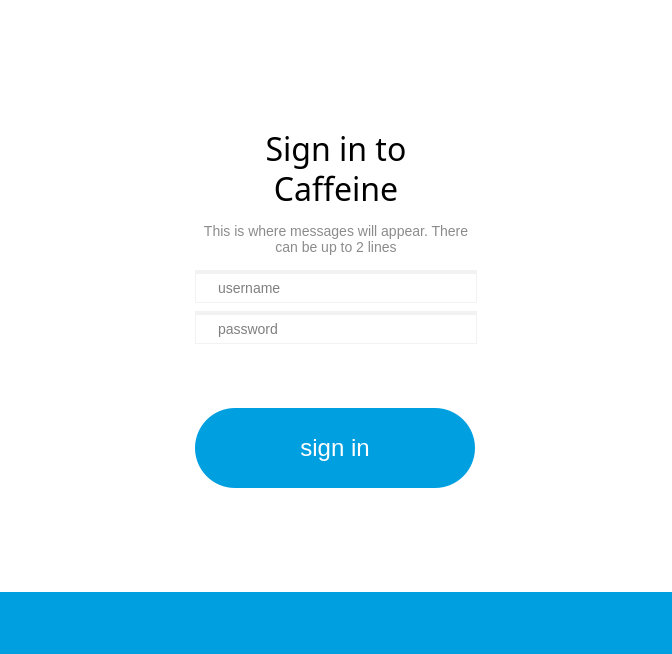
<?xml version="1.0" encoding="UTF-8"?>
<ui version="4.0">
 <class>CaffeineSignInDialog</class>
 <widget class="QDialog" name="CaffeineSignInDialog">
  <property name="windowModality">
   <enum>Qt::ApplicationModal</enum>
  </property>
  <property name="geometry">
   <rect>
    <x>0</x>
    <y>0</y>
    <width>672</width>
    <height>691</height>
   </rect>
  </property>
  <property name="sizePolicy">
   <sizepolicy hsizetype="Fixed" vsizetype="Fixed">
    <horstretch>0</horstretch>
    <verstretch>0</verstretch>
   </sizepolicy>
  </property>
  <property name="palette">
   <palette>
    <active>
     <colorrole role="WindowText">
      <brush brushstyle="SolidPattern">
       <color alpha="255">
        <red>0</red>
        <green>0</green>
        <blue>0</blue>
       </color>
      </brush>
     </colorrole>
     <colorrole role="Button">
      <brush brushstyle="SolidPattern">
       <color alpha="255">
        <red>255</red>
        <green>255</green>
        <blue>255</blue>
       </color>
      </brush>
     </colorrole>
     <colorrole role="Text">
      <brush brushstyle="SolidPattern">
       <color alpha="255">
        <red>0</red>
        <green>0</green>
        <blue>0</blue>
       </color>
      </brush>
     </colorrole>
     <colorrole role="ButtonText">
      <brush brushstyle="SolidPattern">
       <color alpha="255">
        <red>0</red>
        <green>0</green>
        <blue>0</blue>
       </color>
      </brush>
     </colorrole>
     <colorrole role="Base">
      <brush brushstyle="SolidPattern">
       <color alpha="255">
        <red>255</red>
        <green>255</green>
        <blue>255</blue>
       </color>
      </brush>
     </colorrole>
     <colorrole role="Window">
      <brush brushstyle="SolidPattern">
       <color alpha="255">
        <red>255</red>
        <green>255</green>
        <blue>255</blue>
       </color>
      </brush>
     </colorrole>
     <colorrole role="Link">
      <brush brushstyle="SolidPattern">
       <color alpha="255">
        <red>0</red>
        <green>159</green>
        <blue>224</blue>
       </color>
      </brush>
     </colorrole>
     <colorrole role="LinkVisited">
      <brush brushstyle="SolidPattern">
       <color alpha="255">
        <red>0</red>
        <green>159</green>
        <blue>224</blue>
       </color>
      </brush>
     </colorrole>
     <colorrole role="PlaceholderText">
      <brush brushstyle="NoBrush">
       <color alpha="128">
        <red>0</red>
        <green>0</green>
        <blue>0</blue>
       </color>
      </brush>
     </colorrole>
    </active>
    <inactive>
     <colorrole role="WindowText">
      <brush brushstyle="SolidPattern">
       <color alpha="255">
        <red>0</red>
        <green>0</green>
        <blue>0</blue>
       </color>
      </brush>
     </colorrole>
     <colorrole role="Button">
      <brush brushstyle="SolidPattern">
       <color alpha="255">
        <red>255</red>
        <green>255</green>
        <blue>255</blue>
       </color>
      </brush>
     </colorrole>
     <colorrole role="Text">
      <brush brushstyle="SolidPattern">
       <color alpha="255">
        <red>0</red>
        <green>0</green>
        <blue>0</blue>
       </color>
      </brush>
     </colorrole>
     <colorrole role="ButtonText">
      <brush brushstyle="SolidPattern">
       <color alpha="255">
        <red>0</red>
        <green>0</green>
        <blue>0</blue>
       </color>
      </brush>
     </colorrole>
     <colorrole role="Base">
      <brush brushstyle="SolidPattern">
       <color alpha="255">
        <red>255</red>
        <green>255</green>
        <blue>255</blue>
       </color>
      </brush>
     </colorrole>
     <colorrole role="Window">
      <brush brushstyle="SolidPattern">
       <color alpha="255">
        <red>255</red>
        <green>255</green>
        <blue>255</blue>
       </color>
      </brush>
     </colorrole>
     <colorrole role="Link">
      <brush brushstyle="SolidPattern">
       <color alpha="255">
        <red>0</red>
        <green>159</green>
        <blue>224</blue>
       </color>
      </brush>
     </colorrole>
     <colorrole role="LinkVisited">
      <brush brushstyle="SolidPattern">
       <color alpha="255">
        <red>0</red>
        <green>159</green>
        <blue>224</blue>
       </color>
      </brush>
     </colorrole>
     <colorrole role="PlaceholderText">
      <brush brushstyle="NoBrush">
       <color alpha="128">
        <red>0</red>
        <green>0</green>
        <blue>0</blue>
       </color>
      </brush>
     </colorrole>
    </inactive>
    <disabled>
     <colorrole role="WindowText">
      <brush brushstyle="SolidPattern">
       <color alpha="255">
        <red>0</red>
        <green>0</green>
        <blue>0</blue>
       </color>
      </brush>
     </colorrole>
     <colorrole role="Button">
      <brush brushstyle="SolidPattern">
       <color alpha="255">
        <red>255</red>
        <green>255</green>
        <blue>255</blue>
       </color>
      </brush>
     </colorrole>
     <colorrole role="Text">
      <brush brushstyle="SolidPattern">
       <color alpha="255">
        <red>0</red>
        <green>0</green>
        <blue>0</blue>
       </color>
      </brush>
     </colorrole>
     <colorrole role="ButtonText">
      <brush brushstyle="SolidPattern">
       <color alpha="255">
        <red>0</red>
        <green>0</green>
        <blue>0</blue>
       </color>
      </brush>
     </colorrole>
     <colorrole role="Base">
      <brush brushstyle="SolidPattern">
       <color alpha="255">
        <red>255</red>
        <green>255</green>
        <blue>255</blue>
       </color>
      </brush>
     </colorrole>
     <colorrole role="Window">
      <brush brushstyle="SolidPattern">
       <color alpha="255">
        <red>255</red>
        <green>255</green>
        <blue>255</blue>
       </color>
      </brush>
     </colorrole>
     <colorrole role="Link">
      <brush brushstyle="SolidPattern">
       <color alpha="255">
        <red>0</red>
        <green>159</green>
        <blue>224</blue>
       </color>
      </brush>
     </colorrole>
     <colorrole role="LinkVisited">
      <brush brushstyle="SolidPattern">
       <color alpha="255">
        <red>0</red>
        <green>159</green>
        <blue>224</blue>
       </color>
      </brush>
     </colorrole>
     <colorrole role="PlaceholderText">
      <brush brushstyle="NoBrush">
       <color alpha="128">
        <red>0</red>
        <green>0</green>
        <blue>0</blue>
       </color>
      </brush>
     </colorrole>
    </disabled>
   </palette>
  </property>
  <property name="windowTitle">
   <string>Caffeine</string>
  </property>
  <property name="styleSheet">
   <string notr="true">* {
	color: black;
	font-size: 14px;
	font-family: Poppins, &quot;Segoe UI&quot;, Sans;
	background-color: white;
}

QLineEdit {
	padding: 5px 20px;
	font-family: &quot;Poppins Light&quot;;
	border-radius: 0px;
	border: 1px solid #f2f2f2;
	border-top: 4px solid #f2f2f2;
}

QPushButton {
	font-size: 24px;
	background-color: rgb(0, 159, 224);
	color:white;
	border-radius: 40px;
	border: 0px solid black;
}

QPushButton::disabled {
    color: rgb(116, 116, 116);
    background-color: rgb(231, 231, 239);
}

QPushButton::focus {
    border-radius: 40px;
    border: 1px solid black;
    outline: 0px solid black;
}

QPushButton::hover {
	color: white;
	background-color: rgb(0, 0, 0);
	border: 1px solid black;
}

QLabel#forgotPasswordLabel {
    line-height: 75%;
    font-family: 'Poppins Light'; 
    font-size: 14px;
}
</string>
  </property>
  <property name="modal">
   <bool>true</bool>
  </property>
  <layout class="QVBoxLayout" name="container">
   <property name="spacing">
    <number>0</number>
   </property>
   <property name="sizeConstraint">
    <enum>QLayout::SetFixedSize</enum>
   </property>
   <property name="leftMargin">
    <number>0</number>
   </property>
   <property name="topMargin">
    <number>0</number>
   </property>
   <property name="rightMargin">
    <number>0</number>
   </property>
   <property name="bottomMargin">
    <number>0</number>
   </property>
   <item>
    <layout class="QVBoxLayout" name="verticalLayout">
     <property name="spacing">
      <number>0</number>
     </property>
     <property name="leftMargin">
      <number>195</number>
     </property>
     <property name="rightMargin">
      <number>195</number>
     </property>
     <item>
      <spacer name="verticalSpacer">
       <property name="orientation">
        <enum>Qt::Vertical</enum>
       </property>
       <property name="sizeType">
        <enum>QSizePolicy::Fixed</enum>
       </property>
       <property name="sizeHint" stdset="0">
        <size>
         <width>20</width>
         <height>32</height>
        </size>
       </property>
      </spacer>
     </item>
     <item>
      <layout class="QHBoxLayout" name="horizontalLayout">
       <item>
        <widget class="QLabel" name="logo">
         <property name="minimumSize">
          <size>
           <width>76</width>
           <height>66</height>
          </size>
         </property>
         <property name="maximumSize">
          <size>
           <width>76</width>
           <height>66</height>
          </size>
         </property>
         <property name="text">
          <string/>
         </property>
         <property name="pixmap">
          <pixmap resource="Caffeine.qrc">:/caffeine/images/CaffeineLogo.svg</pixmap>
         </property>
         <property name="scaledContents">
          <bool>true</bool>
         </property>
         <property name="alignment">
          <set>Qt::AlignCenter</set>
         </property>
        </widget>
       </item>
      </layout>
     </item>
     <item>
      <spacer name="verticalSpacer_2">
       <property name="orientation">
        <enum>Qt::Vertical</enum>
       </property>
       <property name="sizeType">
        <enum>QSizePolicy::Fixed</enum>
       </property>
       <property name="sizeHint" stdset="0">
        <size>
         <width>20</width>
         <height>28</height>
        </size>
       </property>
      </spacer>
     </item>
     <item>
      <layout class="QHBoxLayout" name="horizontalLayout_2">
       <item>
        <widget class="QLabel" name="label_2">
         <property name="font">
          <font>
           <family>Poppins</family>
           <pointsize>-1</pointsize>
          </font>
         </property>
         <property name="text">
          <string>&lt;p style=&quot;line-height: 92%; font-size: 32px; text-align:center; font-family: 'Poppins ExtraLight'&quot;&gt;Sign in to&lt;br/&gt;Caffeine&lt;/p&gt;</string>
         </property>
        </widget>
       </item>
      </layout>
     </item>
     <item>
      <spacer name="verticalSpacer_3">
       <property name="orientation">
        <enum>Qt::Vertical</enum>
       </property>
       <property name="sizeType">
        <enum>QSizePolicy::Fixed</enum>
       </property>
       <property name="sizeHint" stdset="0">
        <size>
         <width>20</width>
         <height>10</height>
        </size>
       </property>
      </spacer>
     </item>
     <item>
      <widget class="QLabel" name="messageLabel">
       <property name="sizePolicy">
        <sizepolicy hsizetype="Preferred" vsizetype="Fixed">
         <horstretch>0</horstretch>
         <verstretch>0</verstretch>
        </sizepolicy>
       </property>
       <property name="minimumSize">
        <size>
         <width>282</width>
         <height>42</height>
        </size>
       </property>
       <property name="maximumSize">
        <size>
         <width>282</width>
         <height>42</height>
        </size>
       </property>
       <property name="styleSheet">
        <string notr="true">font-family: 'Poppins Light';
                              font-size: 14px;
                              color: #8b8b8b;</string>
       </property>
       <property name="text">
        <string>This is where messages will appear. There can be up to 2 lines</string>
       </property>
       <property name="alignment">
        <set>Qt::AlignCenter</set>
       </property>
       <property name="wordWrap">
        <bool>true</bool>
       </property>
      </widget>
     </item>
     <item>
      <spacer name="verticalSpacer_4">
       <property name="orientation">
        <enum>Qt::Vertical</enum>
       </property>
       <property name="sizeType">
        <enum>QSizePolicy::Fixed</enum>
       </property>
       <property name="sizeHint" stdset="0">
        <size>
         <width>20</width>
         <height>10</height>
        </size>
       </property>
      </spacer>
     </item>
     <item>
      <widget class="QLineEdit" name="usernameEdit">
       <property name="sizePolicy">
        <sizepolicy hsizetype="Preferred" vsizetype="Preferred">
         <horstretch>0</horstretch>
         <verstretch>0</verstretch>
        </sizepolicy>
       </property>
       <property name="minimumSize">
        <size>
         <width>280</width>
         <height>0</height>
        </size>
       </property>
       <property name="text">
        <string/>
       </property>
       <property name="placeholderText">
        <string>username</string>
       </property>
      </widget>
     </item>
     <item>
      <spacer name="verticalSpacer_5">
       <property name="orientation">
        <enum>Qt::Vertical</enum>
       </property>
       <property name="sizeType">
        <enum>QSizePolicy::Fixed</enum>
       </property>
       <property name="sizeHint" stdset="0">
        <size>
         <width>20</width>
         <height>8</height>
        </size>
       </property>
      </spacer>
     </item>
     <item>
      <widget class="QLineEdit" name="passwordEdit">
       <property name="echoMode">
        <enum>QLineEdit::Password</enum>
       </property>
       <property name="placeholderText">
        <string>password</string>
       </property>
      </widget>
     </item>
     <item>
      <spacer name="verticalSpacer_6">
       <property name="orientation">
        <enum>Qt::Vertical</enum>
       </property>
       <property name="sizeType">
        <enum>QSizePolicy::Fixed</enum>
       </property>
       <property name="sizeHint" stdset="0">
        <size>
         <width>20</width>
         <height>64</height>
        </size>
       </property>
      </spacer>
     </item>
     <item>
      <widget class="QPushButton" name="signInButton">
       <property name="minimumSize">
        <size>
         <width>280</width>
         <height>80</height>
        </size>
       </property>
       <property name="maximumSize">
        <size>
         <width>280</width>
         <height>80</height>
        </size>
       </property>
       <property name="cursor">
        <cursorShape>PointingHandCursor</cursorShape>
       </property>
       <property name="text">
        <string>sign in</string>
       </property>
      </widget>
     </item>
     <item>
      <spacer name="verticalSpacer_7">
       <property name="orientation">
        <enum>Qt::Vertical</enum>
       </property>
       <property name="sizeType">
        <enum>QSizePolicy::Fixed</enum>
       </property>
       <property name="sizeHint" stdset="0">
        <size>
         <width>20</width>
         <height>14</height>
        </size>
       </property>
      </spacer>
     </item>
     <item>
      <widget class="QLabel" name="forgotPasswordLabel">
       <property name="styleSheet">
        <string notr="true">padding-bottom: 5px;</string>
       </property>
       <property name="alignment">
        <set>Qt::AlignCenter</set>
       </property>
       <property name="openExternalLinks">
        <bool>true</bool>
       </property>
      </widget>
     </item>
    </layout>
   </item>
   <item>
    <spacer name="verticalSpacer_9">
     <property name="orientation">
      <enum>Qt::Vertical</enum>
     </property>
     <property name="sizeType">
      <enum>QSizePolicy::Fixed</enum>
     </property>
     <property name="sizeHint" stdset="0">
      <size>
       <width>20</width>
       <height>69</height>
      </size>
     </property>
    </spacer>
   </item>
   <item>
    <widget class="QLabel" name="newUserFooter">
     <property name="minimumSize">
      <size>
       <width>0</width>
       <height>62</height>
      </size>
     </property>
     <property name="maximumSize">
      <size>
       <width>16777215</width>
       <height>62</height>
      </size>
     </property>
     <property name="styleSheet">
      <string notr="true">background-color: rgb(0, 159, 224); color: white; padding: 18px 0px 16px 0px;</string>
     </property>
     <property name="alignment">
      <set>Qt::AlignCenter</set>
     </property>
     <property name="openExternalLinks">
      <bool>true</bool>
     </property>
    </widget>
   </item>
  </layout>
 </widget>
 <resources>
  <include location="Caffeine.qrc"/>
 </resources>
 <connections/>
</ui>
